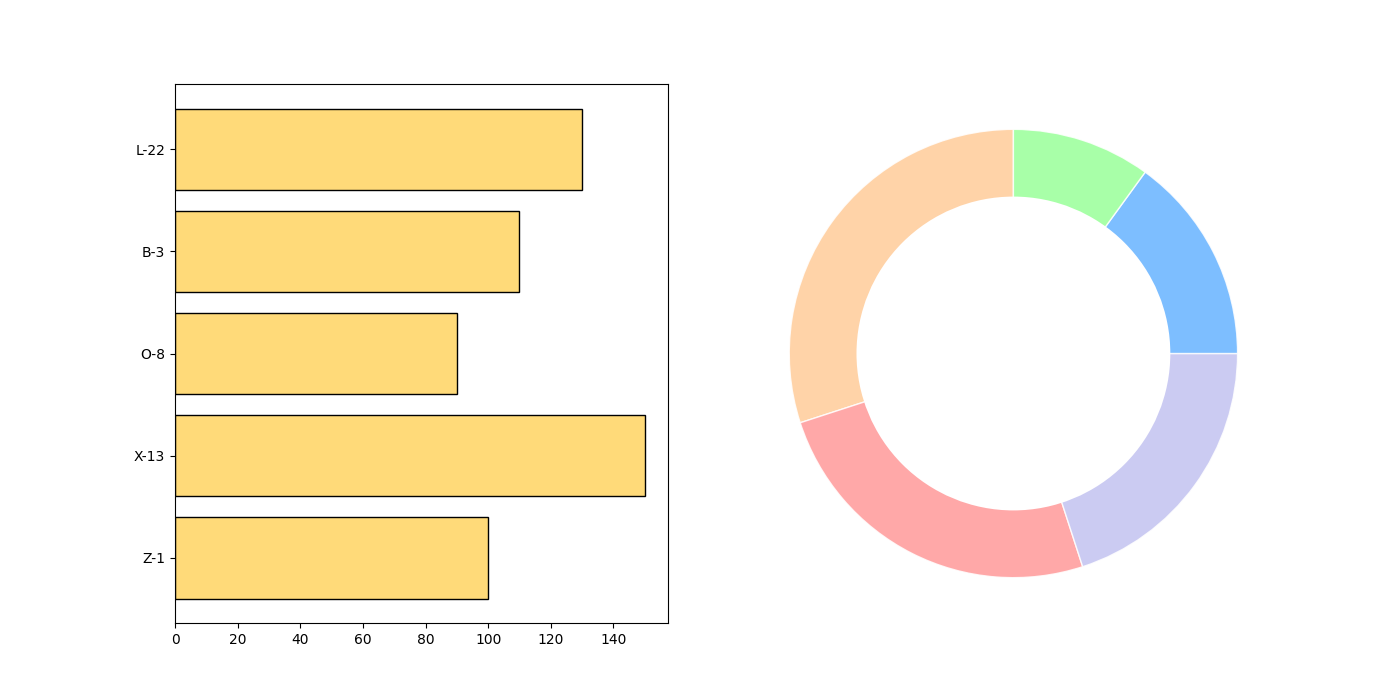

Recreate this plot in Python.
import matplotlib.pyplot as plt

labels_food = ['Frt', 'Veg', 'Grn', 'Pro', 'Dai']
production_sizes = [30, 25, 20, 15, 10]
colors_food = ['#FFCC99', '#FF9999', '#C2C2F0', '#66B3FF', '#99FF99']

colonies = ["Z-1", "X-13", "O-8", "B-3", "L-22"]
sweet_consumption = [100, 150, 90, 110, 130]

fig, ax = plt.subplots(1, 2, figsize=(14, 7))

ax[1].pie(
    production_sizes, 
    startangle=90, 
    colors=colors_food, 
    wedgeprops={'width': 0.4, 'edgecolor': 'w', 'alpha': 0.85}
)

centre_circle = plt.Circle((0, 0), 0.70, fc='white')
ax[1].add_artist(centre_circle)
ax[1].axis('equal')

ax[0].barh(colonies, sweet_consumption, color='#FFDA79', edgecolor='black')

plt.show()
